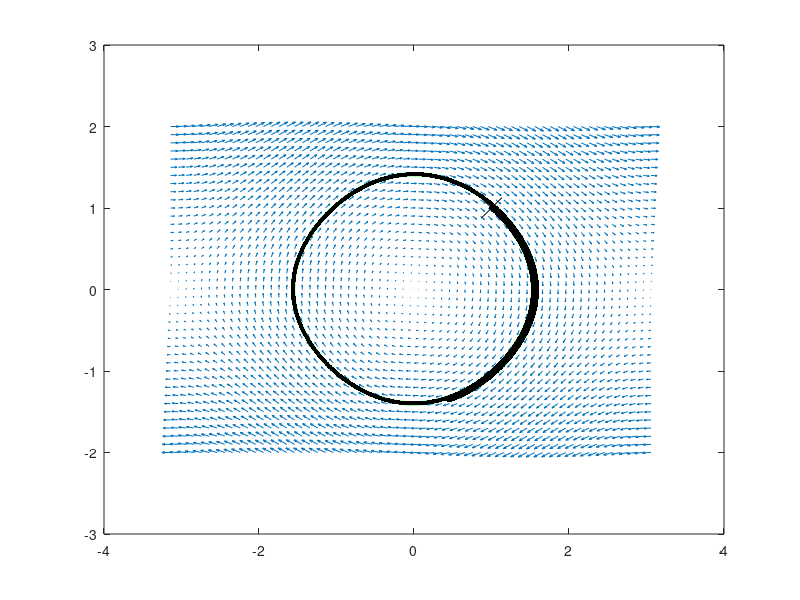
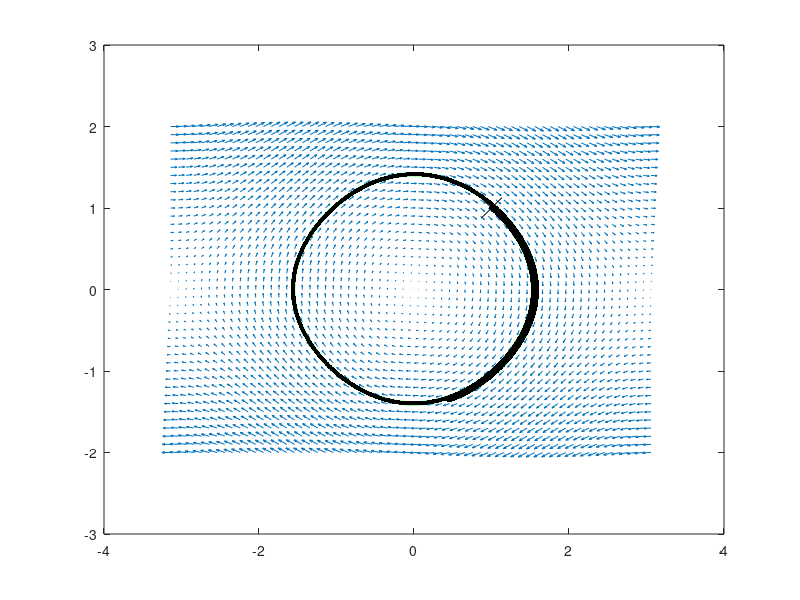

The MATLAB script that drew these images, in order:
clear;

figure(1);clf
[X,Y] = meshgrid([-pi:0.1:pi],[-2:0.1:2]);
U = Y;
V = -sin(X);

quiver(X,Y,U,V);
hold on;

px(1) = 1.0;
py(1) = 1.0;
vx(1) = interp2(X,Y,U,px(1),py(1));
vy(1) = interp2(X,Y,V,px(1),py(1));

h = 0.01;
Nsteps = 1000;
for t = 2:Nsteps
    px(t) = px(t-1) + h*vx(t-1);
    py(t) = py(t-1) + h*vy(t-1);
    
    if (px(t) > pi || py(t) > 2 || px(t) < -pi || py(t) < -2.0)
        % If next position is out-side of grid, stop computing positions.
        break;
    end
   
    vx(t) = interp2(X,Y,U,px(t),py(t));
    vy(t) = interp2(X,Y,V,px(t),py(t));
    fprintf('px(%d) = %.2f  py(%d) = %.2f  vx(%d) = %.2f  vy(%d) = %.2f\n',...
            t,px(t),t,py(t),t,vx(t),t,vy(t));
    
end

plot(px,py,'g','LineWidth',3);
plot(px,py,'k.','MarkerSize',10);
plot(px(1),py(1),'kx','MarkerSize',15);

print -depsc vector_basics2contour.eps
print -dpng vector_basics2contour.png
